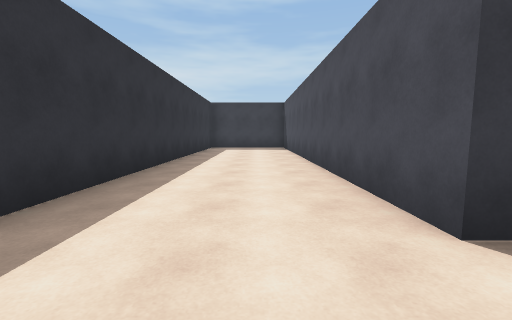
View 1 (above)

17 first-person views from a walk through a Unity game level. The camera is 1.3 m above the floor, tilts 6° down and sees 90° across. The floor is counted in squares, 2 m on a side. Each view is taken from the middle of a square. On the plan, view 1 faces up. The plan holds only what a view shows up to about 9 squares ahead; the rest is blank. The place goes on beyond the plan. The player is left out.

View 2
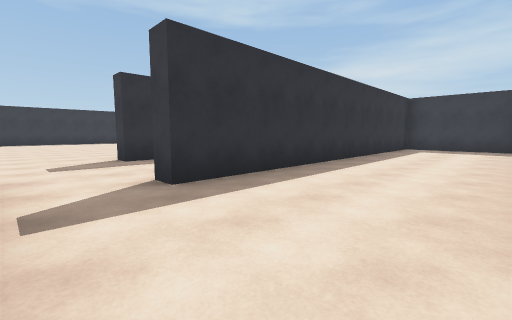

View 3
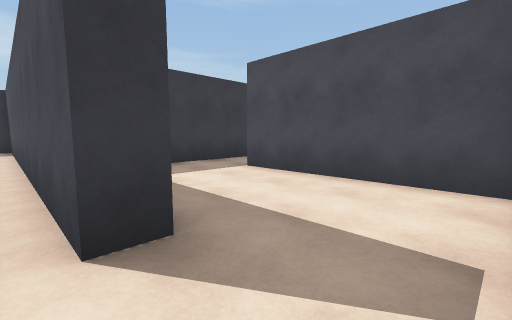

View 4
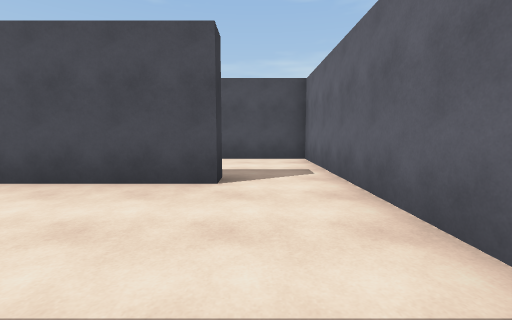

View 5
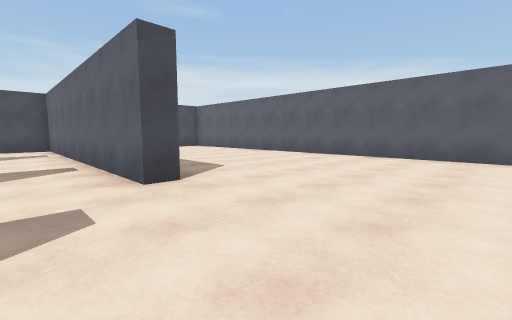

View 6
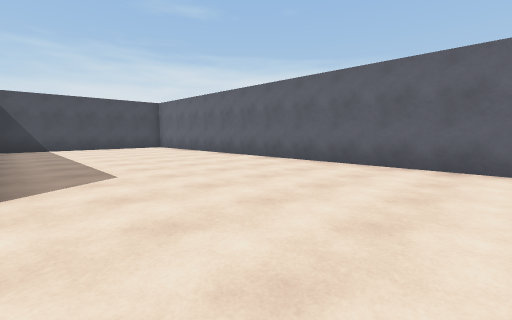

View 7
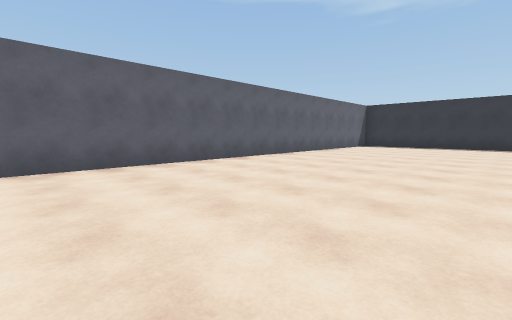

View 8
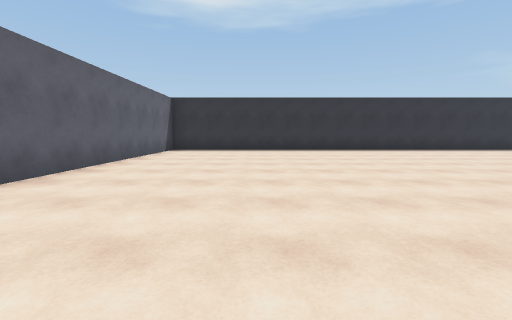

View 9
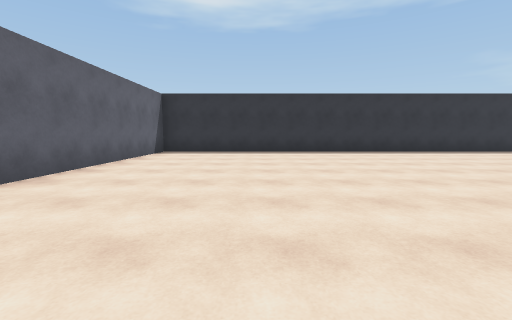

View 10
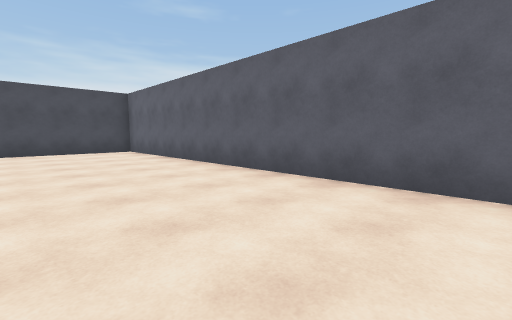

View 11
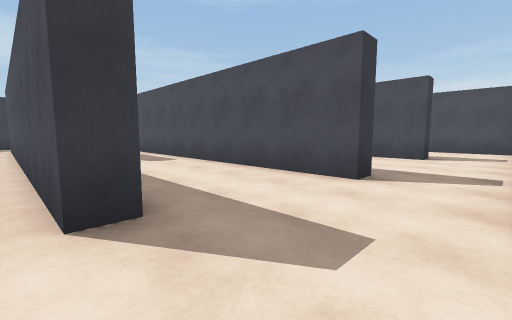

View 12
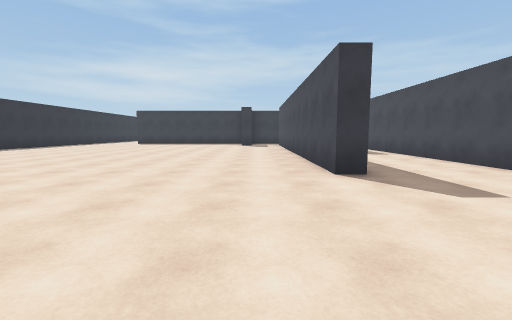

View 13
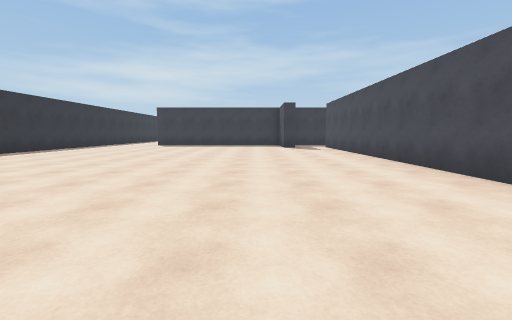

View 14
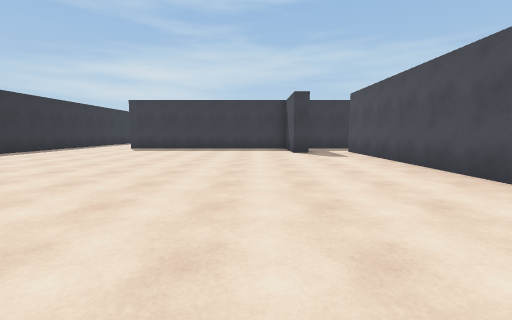

View 15
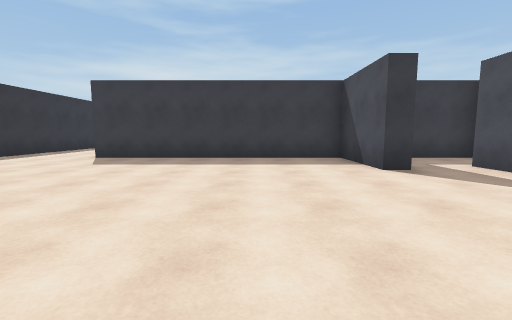

View 16
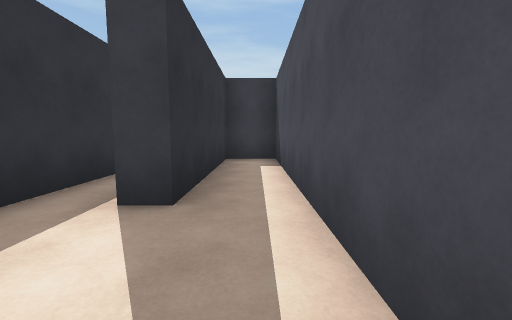

View 17
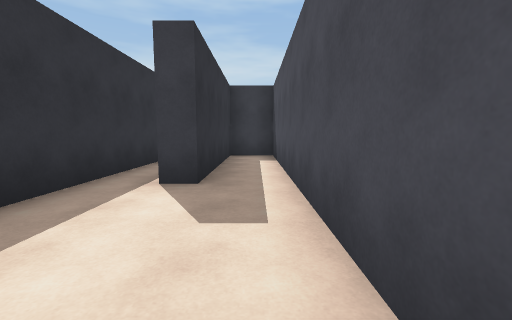

### Floor plan
Key: @ floor where view 1 was taken; # wall or solid block; . floor.
Columns run from 17 left of view 1 to 6 right of it. Each row starts with its distance up from view 1.
 16 #.
 15 #..
 14 #..###########
 13 #.........#..#
 12 #.........#.########
 11 #...........##.#...#
 10 #...........##.#...#
  9 #...........##.#...#
  8 #...........##.#...#
  7 #...........#..#...#
  6 #...........#..#...#
  5 #...........#..#...#####
  4 #...........#..#...#...
  3 #...........#..#...#..#
  2 #..............#...#..#
  1 #.....................#
  0 #................@....#
 -1 #.............#########
 -2 #.....................#
 -3 #.....................#
 -4 #.....................#
 -5 #.....................#
 -6 #.....................#
 -7 #######################

Where each view was taken, in squares from view 1:
view 1: 0 up, 0 right, facing up
view 2: 0 up, 1 right, facing up-left
view 3: 0 up, 1 right, facing up-right
view 4: 1 up, 2 left, facing right
view 5: 1 up, 7 left, facing down-right
view 6: 1 down, 7 left, facing down-right
view 7: 1 down, 4 left, facing down-left
view 8: 3 down, 7 left, facing left
view 9: 3 down, 8 left, facing left
view 10: 3 down, 5 left, facing down-right
view 11: 0 up, 6 left, facing up-right
view 12: 2 down, 7 left, facing up
view 13: 0 up, 9 left, facing up
view 14: 3 up, 9 left, facing up
view 15: 7 up, 10 left, facing up
view 16: 5 up, 3 left, facing up
view 17: 4 up, 3 left, facing up
